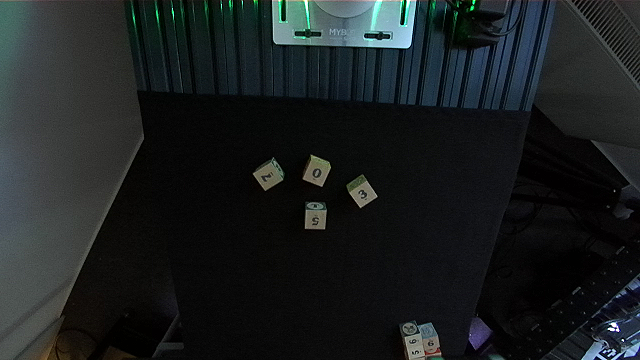
#> input picture rgb_raw_image.png, 640 x 360 px
$ python -i improved_zed2_pose_detect.py   (imports and definitions only)
#> lines starting #> are read from the running program, lines starting #| are printed output that depends on the picture; after the words box and inside, x2 and y2 are one past the last pixel; in counts of white or black regions, pixels touching at a corner belong together
#> further down, picture is the input picture: shape (360, 640, 3); mean B, G, R 32.3, 31.6, 27.1
#!/usr/bin/env python3


  # Get parameters:
    # rgb_path = rospy.get_param('/home/ragini/Desktop/iRobMan Lab/zed2_rgb_raw_image.png', '')
    # depth_path = rospy.get_param('/home/ragini/Desktop/iRobMan Lab/zed2_depth_image.png', '')
    # output_path = rospy.get_param('~output_path', 'cube_detection_result.png')

import cv2
import numpy as np
import os
import rospy

class CubeDetector:
    def __init__(self, cube_size_cm=4.5):
        """
        Initialize the cube detector

        Args:
            cube_size_cm (float): Size of the cube in centimeters
        """
        self.cube_size_cm = cube_size_cm

        # ZED2 depth scale factor (to convert depth values to meters)
        # Adjust based on your depth image units
        self.depth_scale = 0.001  # Assuming depth is in millimeters

        # Camera intrinsic parameters (replace with calibrated values)
        self.fx = 527.2972398956961  # Focal length in x (pixels)
        self.fy = 527.2972398956961  # Focal length in y (pixels)
        self.cx = 659.3049926757812  # Optical center x (pixels)
        self.cy = 371.39849853515625  # Optical center y (pixels)

    def preprocess_image(self, rgb_image):
        """
        Preprocess the image for cube detection

        Args:
            rgb_image (np.ndarray): Input RGB image

        Returns:
            np.ndarray: Preprocessed binary image
        """
        # Convert to grayscale
        gray = cv2.cvtColor(rgb_image, cv2.COLOR_BGR2GRAY)
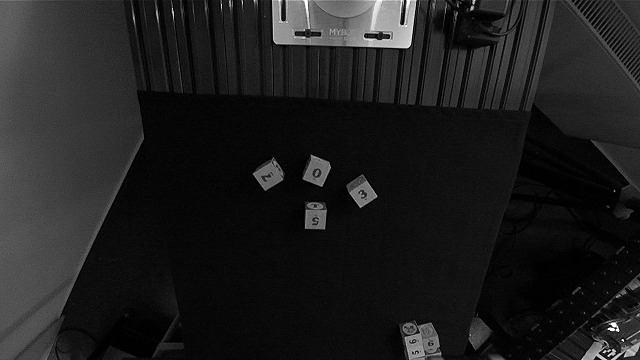
#> gray: shape (360, 640); min 0, max 255, mean 30.3

        # Apply Gaussian blur to reduce noise
        blurred = cv2.GaussianBlur(gray, (5, 5), 0)

        # Use Canny edge detection
        edges = cv2.Canny(blurred, 50, 150)
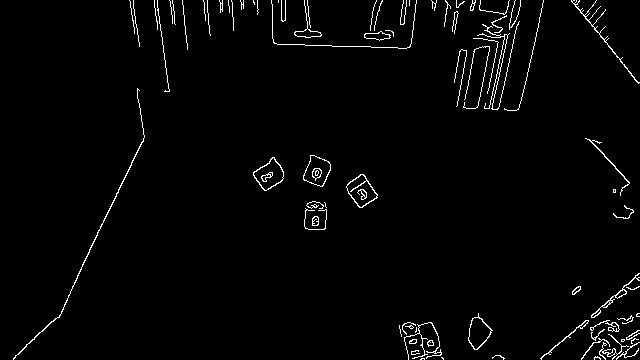
#> edges: shape (360, 640); 2.1% white in thin lines or dots

        # Dilate edges to connect broken edge lines
        dilated = cv2.dilate(edges, None, iterations=2)
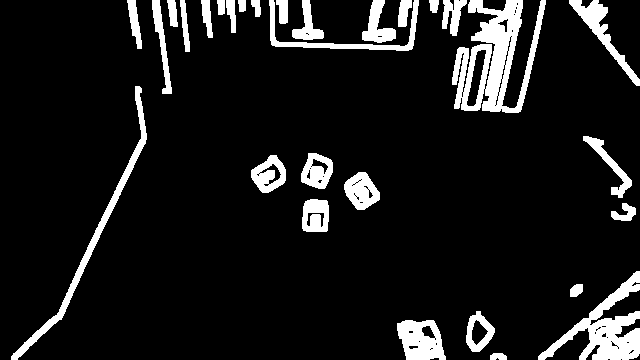
#> dilated: shape (360, 640); 10.3% white; 30 white regions

        return dilated

    def detect_cubes(self, rgb_image, depth_image=None):
        """
        Detect cubes in the image

        Args:
            rgb_image (np.ndarray): RGB image
            depth_image (np.ndarray, optional): Depth image

        Returns:
            list: Detected cube information
        """
        # Preprocess image
        processed = self.preprocess_image(rgb_image)

        # Find contours
        contours, _ = cv2.findContours(processed, cv2.RETR_EXTERNAL, cv2.CHAIN_APPROX_SIMPLE)
#> contours = 30 contours; largest, box (x1, y1, x2, y2) and area: (452, 0, 546, 113) 5142, (538, 271, 640, 360) 2932, (11, 86, 147, 360) 1760, (397, 320, 446, 360) 1480, (569, 0, 640, 86) 1100

        # Store detected cube information
        detected_cubes = []

        # Debug variable to track rejected contours
        rejected_reason = {
            'area': 0,
            'aspect_ratio': 0
        }

        for contour in contours:
            # Filter contours by area
            area = cv2.contourArea(contour)
            if area < 500 or area > 1000:
                rejected_reason['area'] += 1
                continue

            # Get bounding rectangle
            x, y, w, h = cv2.boundingRect(contour)

            # Filter by aspect ratio to ensure cube-like shape
            aspect_ratio = float(w) / h
            if aspect_ratio < 0.7 or aspect_ratio > 1.3:
                rejected_reason['aspect_ratio'] += 1
                continue

            # Extract cube ROI
            cube_roi = rgb_image[y:y+h, x:x+w]

            # Estimate orientation using minimum area rectangle
            rect = cv2.minAreaRect(contour)
            (center, (width, height), angle) = rect

            # Get depth information
            depth_z = None
            real_world_pos = None

            if depth_image is not None:
                try:
                    # Use center point for depth
                    center_x, center_y = map(int, center)

                    # Ensure center point is within depth image bounds
                    if 0 <= center_y < depth_image.shape[0] and 0 <= center_x < depth_image.shape[1]:
                        depth_z = depth_image[center_y, center_x] * self.depth_scale  # Convert to meters

                        # Calculate real-world position using camera intrinsics
                        x_world = (center_x - self.cx) * depth_z / self.fx
                        y_world = (center_y - self.cy) * depth_z / self.fy
                        z_world = depth_z

                        real_world_pos = {
                            'x': x_world,
                            'y': y_world,
                            'z': z_world
                        }

                except Exception as e:
                    rospy.logerr(f"Depth processing error: {e}")
                    depth_z = None

            # Store cube information
            cube_info = {
                'position': {
                    'x': center[0],
                    'y': center[1],
                    'z': depth_z
                },
                'real_world_position': real_world_pos,
                'orientation': angle,  # in degrees
                'bbox': (x, y, w, h)
            }

            detected_cubes.append(cube_info)
#> this loop made 30 passes
#> area on passes 1, 2, 4, 5, 6, 12, 13, 14, 15, 16, 17, 19: 81.5, 1479.5, 115, 2932, 211, 1760.5, 1100, 5142, 426, 85, 231.5, 494
#> (area, x, y, w, h, aspect_ratio, center, width) on passes 3, 7, 8, 9, 10, 11: (750, 466, 311, 29, 41, 0.707, (476.6, 331.8), 31.74), (768, 302, 199, 27, 33, 0.818, (315, 215), 32), (881, 344, 172, 36, 38, 0.947, (360.7, 190.8), 29.12), (863, 251, 155, 35, 38, 0.921, (269.4, 174.5), 34), (815, 301, 153, 32, 36, 0.889, (317.2, 170.6), 32.52), (587, 583, 136, 49, 62, 0.79, (608.7, 163.3), 24.2)
#> pass 3, in detect_cubes, `cube_roi = rgb_image[y:y+h, x:x+w]`:
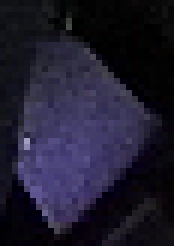
#> cube_roi: shape (41, 29, 3) (shown 6 times larger); mean B, G, R 46.2, 28, 30.8
#> after the loop, detected_cubes = 7 items; rejected_reason = {'area': 21, 'aspect_ratio': 2}

        # Log rejection reasons for debugging
        rospy.loginfo(f"Rejected contours: {rejected_reason}")
#> (this line was passed over: rospy is not available in this run)

        return detected_cubes

    # [118 lines left out: functions visualize_results, main, not called in this run]

# [2 lines not run here, left out]


### Output is:
# Saved preprocessed image to debug_processed.png
# [INFO] [1741687914.085557, 231.750000]: Rejected contours: {'area': 21, 'aspect_ratio': 2}
# [INFO] [1741687914.087350, 231.752000]: Detected 7 cubes
# [INFO] [1741687914.089015, 231.754000]: Cube 1:
# [INFO] [1741687914.091175, 231.757000]:   Pixel Position: (476.6, 331.8)
# [INFO] [1741687914.092708, 231.759000]:   Real-world Position (m): (-0.016, -0.003, 0.045)
# [INFO] [1741687914.094166, 231.760000]:   Orientation: -39.47°
# [INFO] [1741687914.095792, 231.762000]: Cube 2:
# [INFO] [1741687914.097353, 231.764000]:   Pixel Position: (315.0, 215.0)
# [INFO] [1741687914.099291, 231.766000]:   Real-world Position (m): (-0.009, -0.004, 0.014)
# [INFO] [1741687914.103102, 231.768000]:   Orientation: -0.00°
# [INFO] [1741687914.104669, 231.770000]: Cube 3:
# [INFO] [1741687914.107513, 231.772000]:   Pixel Position: (360.7, 190.8)
# [INFO] [1741687914.109201, 231.773000]:   Real-world Position (m): (-0.008, -0.005, 0.014)
# [INFO] [1741687914.112143, 231.777000]:   Orientation: -33.69°
# [INFO] [1741687914.113763, 231.779000]: Cube 4:
# [INFO] [1741687914.115690, 231.781000]:   Pixel Position: (269.4, 174.5)
# [INFO] [1741687914.117248, 231.783000]:   Real-world Position (m): (-0.010, -0.005, 0.013)
# [INFO] [1741687914.119163, 231.785000]:   Orientation: -36.87°
# [INFO] [1741687914.120981, 231.787000]: Cube 5:
# [INFO] [1741687914.122617, 231.789000]:   Pixel Position: (317.2, 170.6)
# [INFO] [1741687914.124476, 231.791000]:   Real-world Position (m): (-0.008, -0.005, 0.013)
# [INFO] [1741687914.130927, 231.794000]:   Orientation: -70.71°
# [INFO] [1741687914.140500, 231.801000]: Cube 6:
# [INFO] [1741687914.143334, 231.804000]:   Pixel Position: (608.7, 163.3)
# [INFO] [1741687914.145408, 231.806000]:   Real-world Position (m): (-0.000, -0.000, 0.000)
# [INFO] [1741687914.147021, 231.808000]:   Orientation: -27.41°
# [INFO] [1741687914.148767, 231.810000]: Cube 7:
# [INFO] [1741687914.150520, 231.812000]:   Pixel Position: (378.5, 21.0)
# [INFO] [1741687914.152120, 231.814000]:   Real-world Position (m): (-0.000, -0.000, 0.000)
# [INFO] [1741687914.153937, 231.815000]:   Orientation: -0.00°
# [INFO] [1741687914.208182, 231.842000]: Result saved to cube_detection_result.png

>>> import cv2
>>> picture = cv2.imread('../../rgb_raw_image.png')
>>> result = CubeDetector().detect_cubes(picture)
#> result = 7 items
